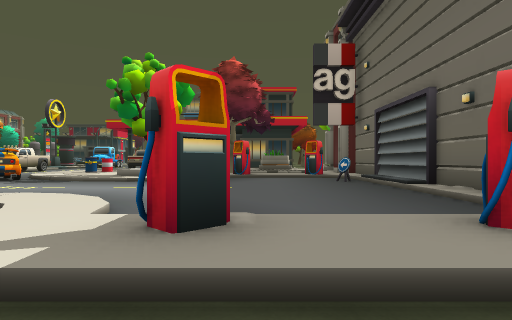
view 1 (above)

24 first-person views from a walk through a 3-D level made in the Unity game engine. The camera is 1.3 m above the floor, looks level and sees 75° across. The floor is counted in squares, 2 m on a side. Each view is taken from the middle of a square. On the plan, view 1 faces up. The plan holds only what a view shows up to about 10 squares ahead; the rest is blank. The place goes on beyond the plan. The player is left out.

view 2
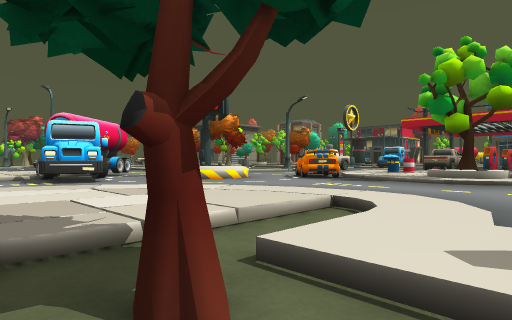

view 3
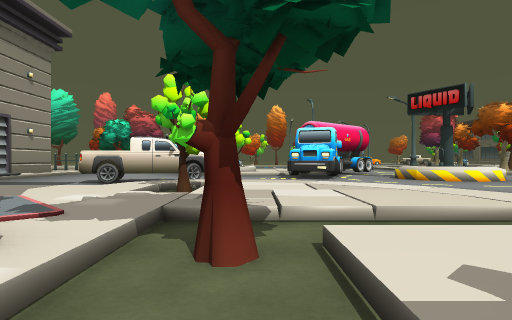

view 4
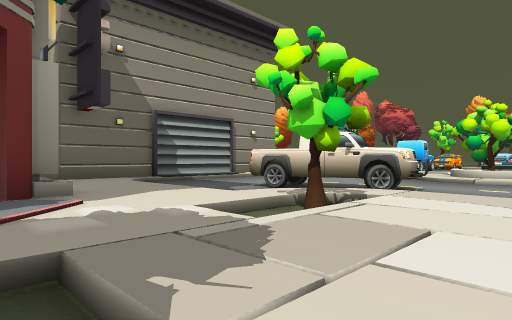

view 5
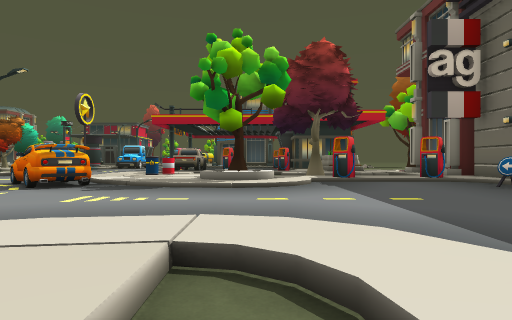

view 6
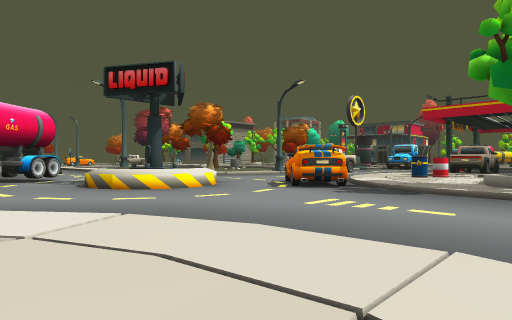

view 7
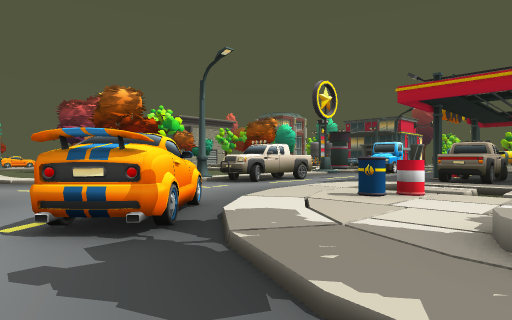

view 8
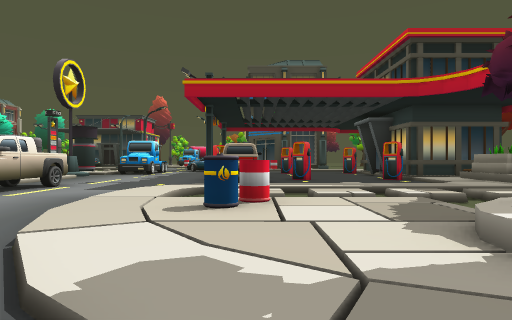

view 9
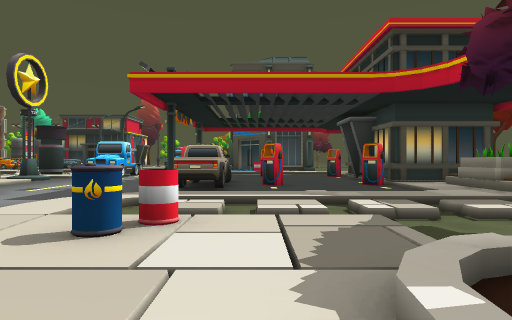

view 10
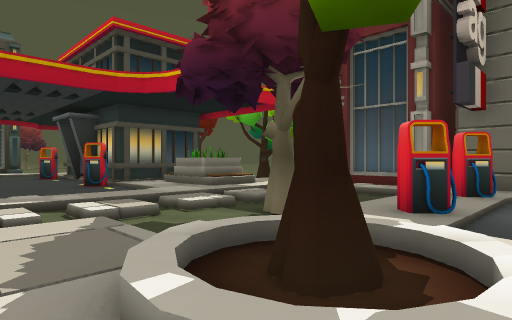

view 11
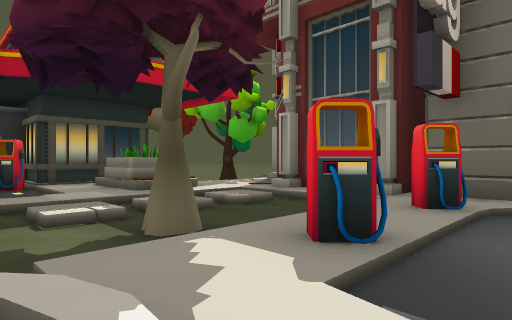

view 12
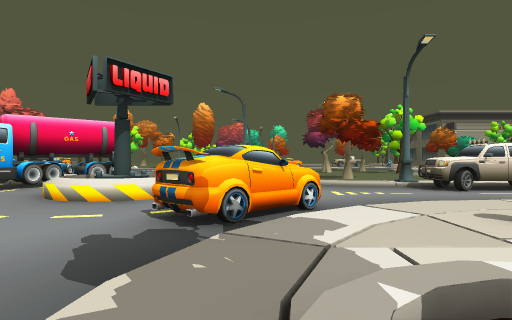

view 13
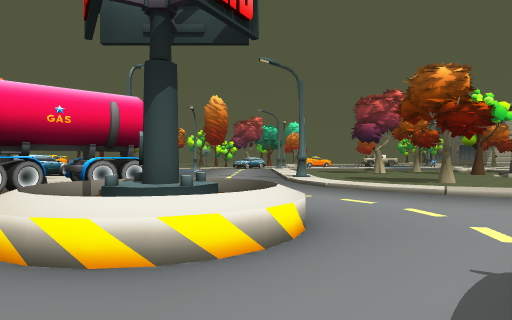

view 14
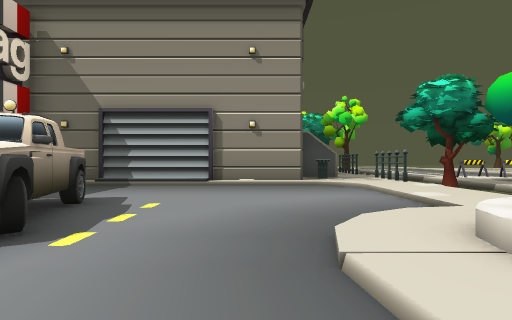

view 15
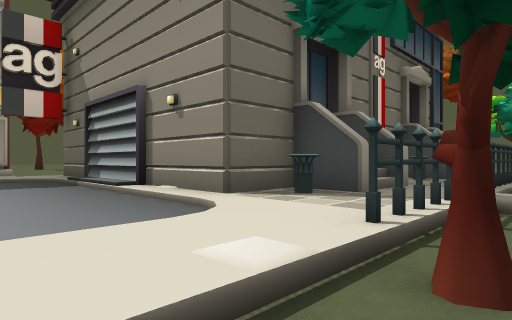

view 16
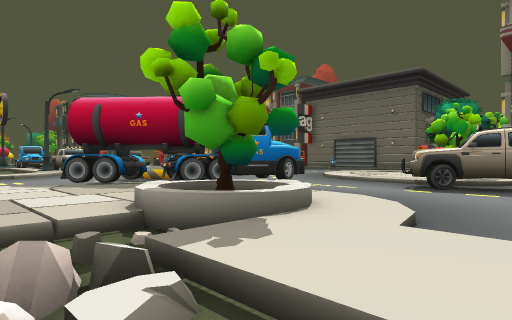

view 17
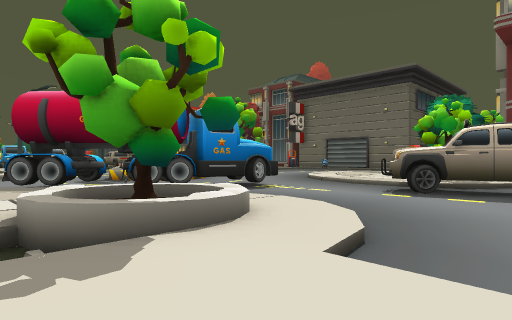

view 18
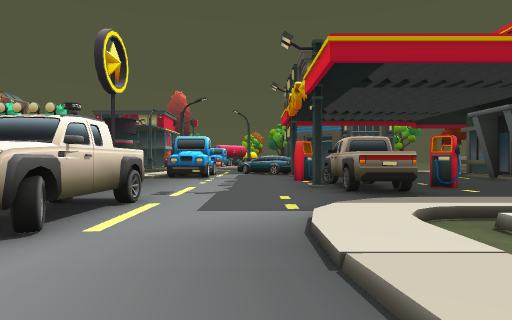

view 19
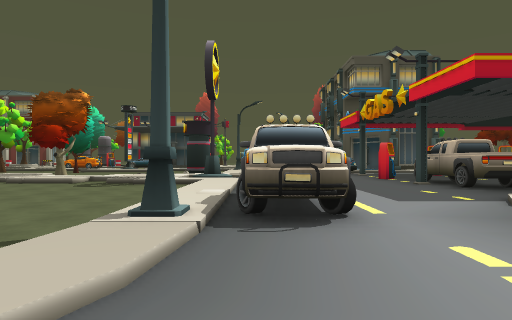

view 20
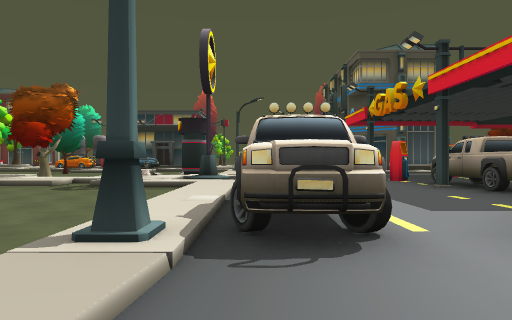

view 21
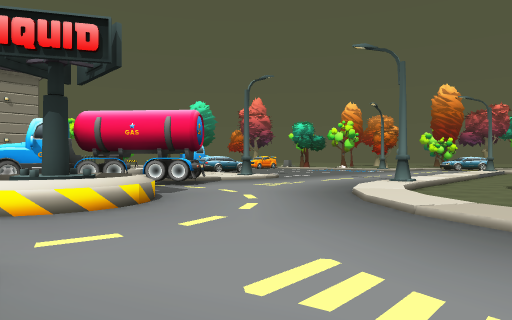

view 22
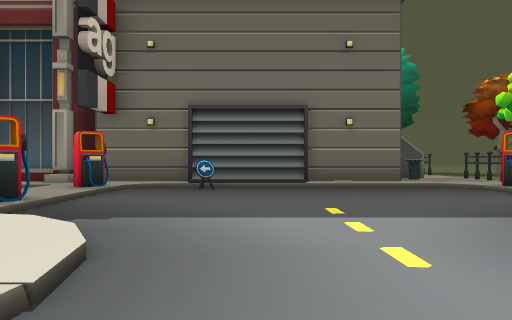

view 23
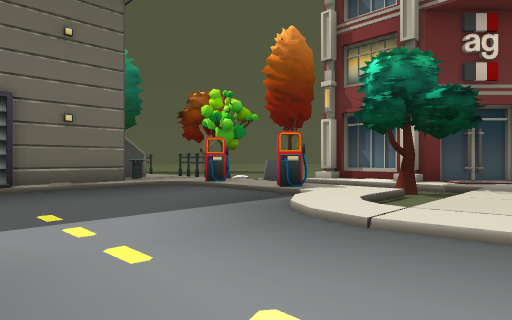

view 24
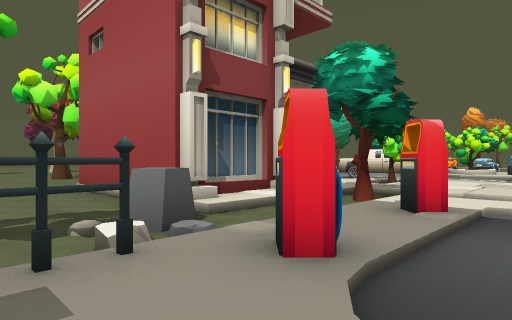

### Floor plan
Key: @ floor where view 1 was taken; # wall or solid block; x gap in a wall; . main floor; - floor 0.25 m lower than the main floor; / step, stairs or slope; = window, fence, low wall or low ledge; ^ raised ledge; O other object.
Columns run from 17 left of view 1 to 5 right of it. Each row starts with its distance up from view 1.
 22     /...........#
 21 --........OO....#
 20 ----......OO....####
 19 ----......OO....//
 18 ----............//=
 17 ----.OO...//////////
 16  ---.OO../////////// O
 15 ----.OO...-////OO////O
 14 O---#...../O--------.O
 13 ----......OO-.--O--- OO
 12 ---........----......#
 11 ---......O../OO./O/O.#
 10 ///.....OOO/////..../#
  9 //.......OO.///....#/#
  8 ......^^............/#
  7 .....^##^.........../#
  6  ..O..^^............/#
  5  /OOO.......///...../##
  4  //OOO......////..../.#
  3  /. OO#O......-.////..#
  2  -- ..O....-..-.O..Ox##
  1  -. ..........-O---//-
  0  -OO/...O/#O/#///@/O/O
 -1 O-O//..OO////  O  O--
 -2  /./....O./.. OO  O--
 -3 -/......OO...OO   O--
 -4 -/...........     O--
 -5 -/...........     O--
 -6 O/./.....././O    O
 -7 -#..########/
 -8 -#.##
 -9  /.##
-10   .##
-11  #.##
-12  #..#
-13    ##
-14     #

Positions as (right, up) in squares from view 1, and headings:
1: (0, 0), facing up
2: (-1, 0), facing up-left
3: (0, 1), facing left
4: (-3, 2), facing down-left
5: (-3, 2), facing up
6: (-3, 3), facing up-left
7: (-4, 8), facing up-left
8: (-6, 9), facing up
9: (-5, 10), facing up
10: (-5, 10), facing up-right
11: (-3, 10), facing up-right
12: (-3, 10), facing left
13: (-7, 8), facing left
14: (-12, 2), facing down
15: (-17, -4), facing down-right
16: (-17, -3), facing up-right
17: (-16, -3), facing up-right
18: (-9, 12), facing up
19: (-12, 11), facing up
20: (-12, 12), facing up
21: (-9, 13), facing down-left
22: (-5, 8), facing right
23: (-5, 8), facing down-right
24: (4, 4), facing down-left
